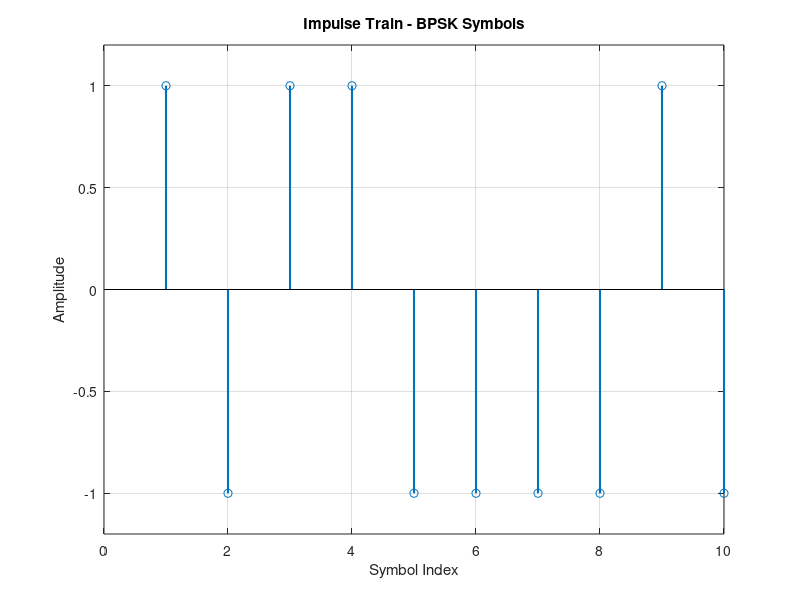
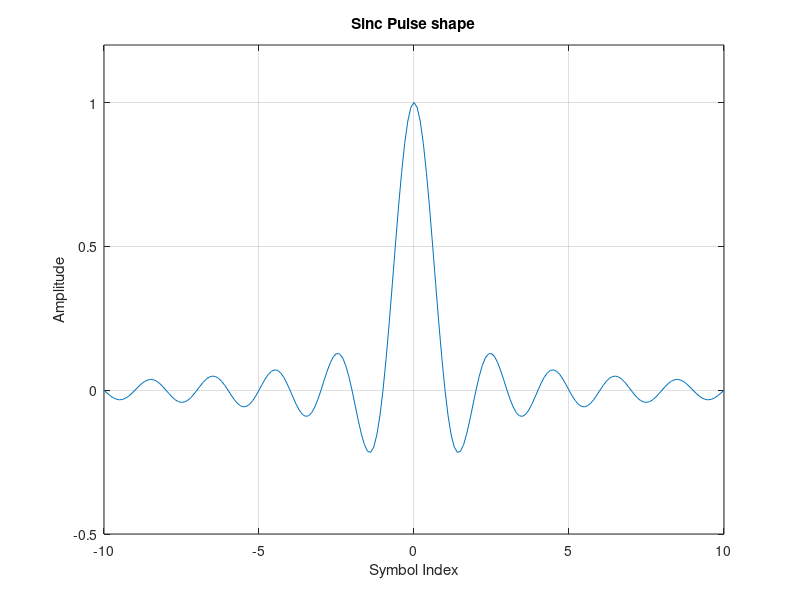
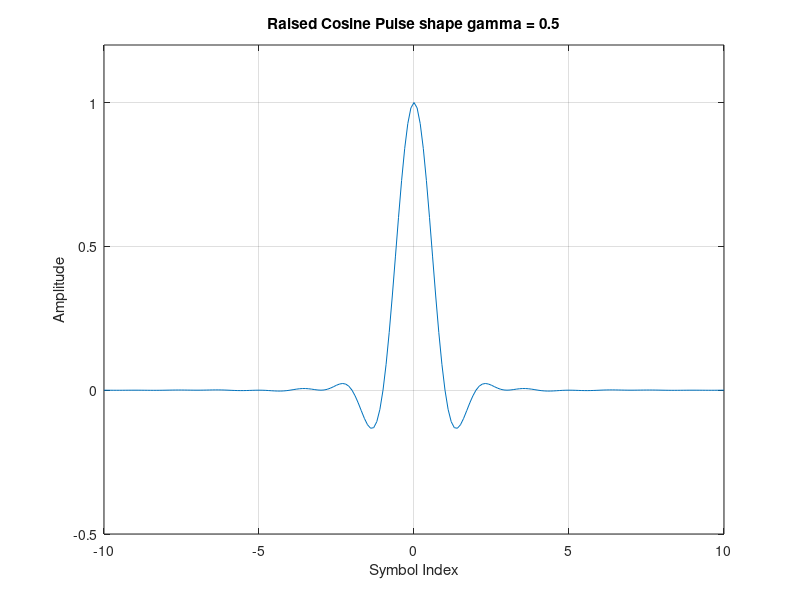
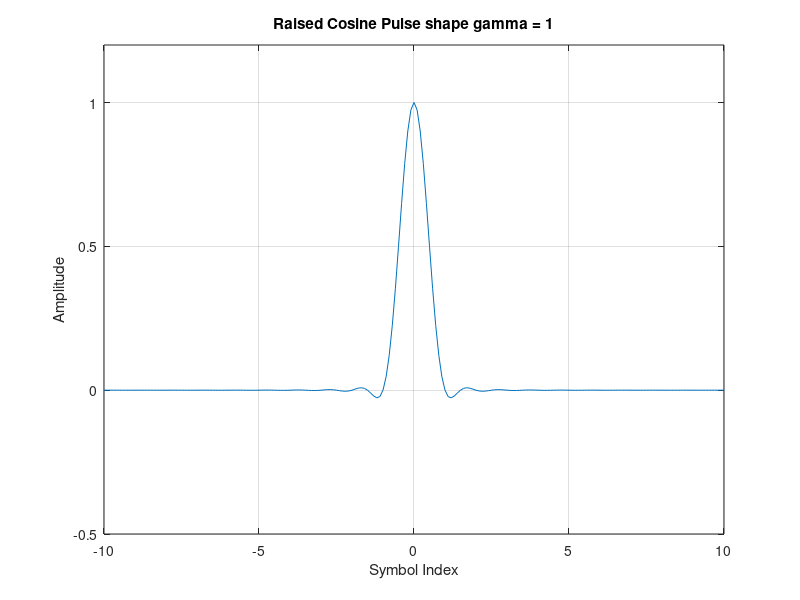

MATLAB code to generate these figures, in order:
clear all; close all; clc;

% Task 1: Generate eye diagrams for baseband 2-PAM signaling with different pulse shaping filters

N = 1000;                   % Number of bits transmitted
SampleFreq = 10;            % Sampling frequency in Hz
BinarySeq = -SampleFreq:1/SampleFreq:SampleFreq; % Binary sequence

% Task 1: Generate an impulse train representing BPSK symbols
bpsk_symbols = 2*(rand(1,N)>0.5)-1;
SymbolIndex = 0:1/SampleFreq:99/SampleFreq;
stem(bpsk_symbols(1:100), 'LineWidth', 1.5);
xlabel('Symbol Index');
ylabel('Amplitude');
title('Impulse Train - BPSK Symbols');
axis([0 10 -1.2 1.2]);
grid on;

% Task 1: Generate eye diagrams for different pulse shaping filters
% Sinc Pulse Shape
Sinc_Num = sin(pi*BinarySeq); % numerator of the sinc function
Sinc_Den = (pi*BinarySeq); % denominator of the sinc function
Sinc_DenZero = find(abs(Sinc_Den) < 10^-10); % Finding the t=0 position
Sinc_Filt = Sinc_Num./Sinc_Den;
Sinc_Filt(Sinc_DenZero) = 1; % Defining the t=0 value

figure;
plot(BinarySeq, Sinc_Filt);
title('Sinc Pulse shape');
xlabel('Symbol Index');
ylabel('Amplitude');
axis([-SampleFreq SampleFreq -0.5 1.2]);
grid on;

% Raised Cosine Pulse Shape
% roll-off = 0.5
roll_off = 0.5;
cos_Num = cos(roll_off*pi*BinarySeq);
cos_Den = (1 - (2 * roll_off * BinarySeq).^2);
cos_DenZero = abs(cos_Den) < 10^-10;
RaisedCosine = cos_Num./cos_Den;
RaisedCosine(cos_DenZero) = pi/4;
RC_gamma5 = Sinc_Filt.*RaisedCosine; % Getting the complete raised cosine pulse

figure;
plot(BinarySeq, RC_gamma5);
title('Raised Cosine Pulse shape gamma = 0.5');
xlabel('Symbol Index');
ylabel('Amplitude');
axis([-SampleFreq SampleFreq -0.5 1.2]);
grid on;

% roll-off = 1
roll_off = 1;
cos_Num = cos(roll_off * pi * BinarySeq);
cos_Den = (1 - (2 * roll_off * BinarySeq).^2);
cos_DenZero = find(abs(cos_Den) < 10^-20);
RaisedCosine = cos_Num./cos_Den;
RaisedCosine(cos_DenZero) = pi/4;
RC_gamma1 = Sinc_Filt.*RaisedCosine; % Getting the complete raised cosine pulse

figure;
plot(BinarySeq, RC_gamma1);
title('Raised Cosine Pulse shape gamma = 1');
xlabel('Symbol Index');
ylabel('Amplitude');
axis([-SampleFreq SampleFreq -0.5 1.2]);
grid on;

% Task 1: upsampling the transmit sequence
% Without Noise
BPSK_Upsample = [bpsk_symbols; zeros(SampleFreq-1, length(bpsk_symbols))]; % Upsampling the BPSK to match the sampling frequency
BPSK_U = BPSK_Upsample(:).';
figure;
stem(SymbolIndex, BPSK_U(1:100));
xlabel('Time');
ylabel('Amplitude');
title('Impulse Train -Upsampled BPSK');
axis([0 10 -1.2 1.2]);
grid on;

% Task 1: Generate eye diagrams for different pulse shaping filters
% Without Noise
Conv_sincpulse = conv(BPSK_U, Sinc_Filt);
Conv_RCgamma5 = conv(BPSK_U, RC_gamma5);
Conv_RCgamma1 = conv(BPSK_U, RC_gamma1);

% Task 1: Taking only the first 10000 samples
% Without noise
Conv_sincpulse = Conv_sincpulse(1:10000);
Conv_RCgamma5 = Conv_RCgamma5(1:10000);
Conv_RCgamma1 = Conv_RCgamma1(1:10000);

% Task 1: Reshaping the sequences to build Eye Diagrams
% Without Noise
Conv_sincpulse_reshape = reshape(Conv_sincpulse, SampleFreq*2, N*SampleFreq/20).';
Conv_RCgamma5_reshape = reshape(Conv_RCgamma5, SampleFreq*2, N*SampleFreq/20).';
Conv_RCgamma1_reshape = reshape(Conv_RCgamma1, SampleFreq*2, N*SampleFreq/20).';

% Task 1: Plotting the Eye Diagrams
% Without Noise
figure;
plot(0:1/SampleFreq:1.99, real(Conv_sincpulse_reshape).', 'b');
title('Eye Diagram - sinc pulse');
xlabel('Symbol Index');
ylabel('Amplitude');
axis([0 2 -2.4 2.2]);
grid on;

figure;
plot(0:1/SampleFreq:1.99, Conv_RCgamma5_reshape.', 'b');
title('Eye Diagram - Raised Cosine (roll-off=0.5)');
xlabel('Symbol Index');
ylabel('Amplitude');
axis([0 2 -2.5 2.5]);
grid on;

figure;
plot(0:1/SampleFreq:1.99, Conv_RCgamma1_reshape.', 'b');
title('Eye Diagram - Raised Cosine (roll-off=1)');
xlabel('Symbol Index');
ylabel('Amplitude');
axis([0 2 -1.5 1.5]);
grid on;

% Task 2: Repeat Task 1 in the presence of additive white Gaussian noise (AWGN)

SNR_dB = 10;
NoisePower = 1./(10.^(0.1*SNR_dB)); % Noise Power (Eb = 1 in BPSK)

% Noise Array Generation based on SNR = 10dB
Noise1D = normrnd(0, sqrt(NoisePower/2), [1, N]);
AWGN_TX = bpsk_symbols + Noise1D;

figure;
stem(SymbolIndex, AWGN_TX(1:100));
xlabel('Time');
ylabel('Amplitude');
title('Impulse Train - BPSK Symbols with Noise');
axis([0 10 -1.5 1.5]);
grid on;

% Task 1: Reshaping the sequences to build Eye Diagrams
% Without Noise
Conv_sincpulse_reshape = reshape(Conv_sincpulse, SampleFreq*2, N*SampleFreq/20).';
Conv_RCgamma5_reshape = reshape(Conv_RCgamma5, SampleFreq*2, N*SampleFreq/20).';
Conv_RCgamma1_reshape = reshape(Conv_RCgamma1, SampleFreq*2, N*SampleFreq/20).';

% Task 2: upsampling the transmit sequence
% With Noise
AWGNTx_Upsample = [AWGN_TX; zeros(SampleFreq-1, length(bpsk_symbols))];
AWGNTx_U = AWGNTx_Upsample(:);
figure;
stem(SymbolIndex, AWGNTx_U(1:100));
xlabel('Time');
ylabel('Amplitude');
title('Impulse Train - Upsampled BPSK with noise');
axis([0 10 -1.5 1.5]);
grid on;

% Task 2: Generate eye diagrams for different pulse shaping filters
% With Noise
Conv_sincnoise = conv(AWGNTx_U, Sinc_Filt);
Conv_RC5noise = conv(AWGNTx_U, RC_gamma5);
Conv_R1noise = conv(AWGNTx_U, RC_gamma1);

% Task 2: Taking only the first 10000 samples
% With noise
Conv_sincnoise = Conv_sincnoise(1:10000);
Conv_RC5noise = Conv_RC5noise(1:10000);
Conv_R1noise = Conv_R1noise(1:10000);

% Task 2: Reshaping the sequences to build Eye Diagrams
% With Noise
Conv_sincnoise_reshape = reshape(Conv_sincnoise, SampleFreq*2, N*SampleFreq/20).';
Conv_RC5noise_reshape = reshape(Conv_RC5noise, SampleFreq*2, N*SampleFreq/20).';
Conv_R1noise_reshape = reshape(Conv_R1noise, SampleFreq*2, N*SampleFreq/20).';

% Task 2: Plotting the Eye Diagrams
% With Noise
figure;
plot(0:1/SampleFreq:1.99, Conv_sincnoise_reshape.', 'b');
title('Eye Diagram - Sinc Pulse with AWGN');
xlabel('Symbol Index');
ylabel('Amplitude');
axis([0 2 -2.4 2.2]);
grid on;

figure;
plot(0:1/SampleFreq:1.99, Conv_RC5noise_reshape.', 'b');
title('Eye Diagram - Raised Cosine (roll-off=0.5 noisy) with AWGN');
xlabel('Symbol Index');
ylabel('Amplitude');
axis([0 2 -2.4 2.2]);
grid on;

figure;
plot(0:1/SampleFreq:1.99, Conv_R1noise_reshape.', 'b');
title('Eye Diagram -  Raised Cosine (roll-off=1 noisy) with AWGN');
xlabel('Symbol Index');
ylabel('Amplitude');
axis([0 2 -2.4 2.2]);
grid on;
